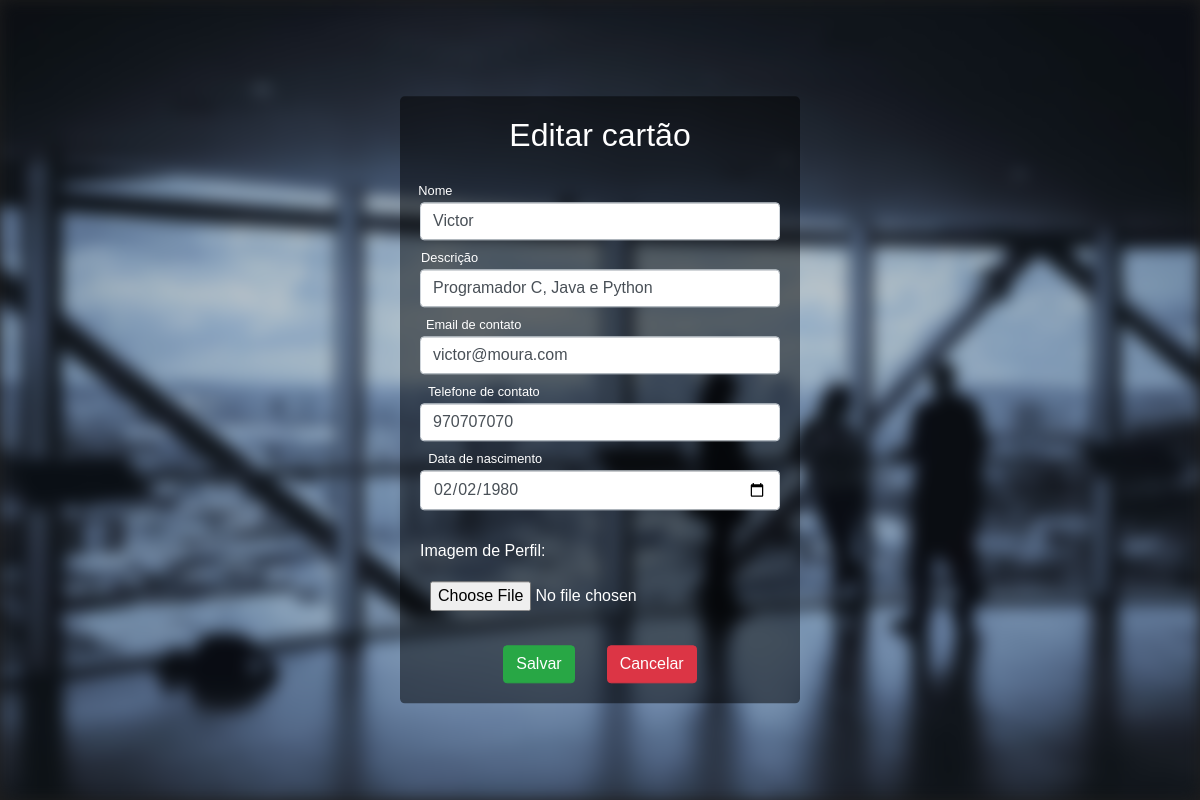
Before: /cards/edit_card/2/ (signed in) with the older database file.
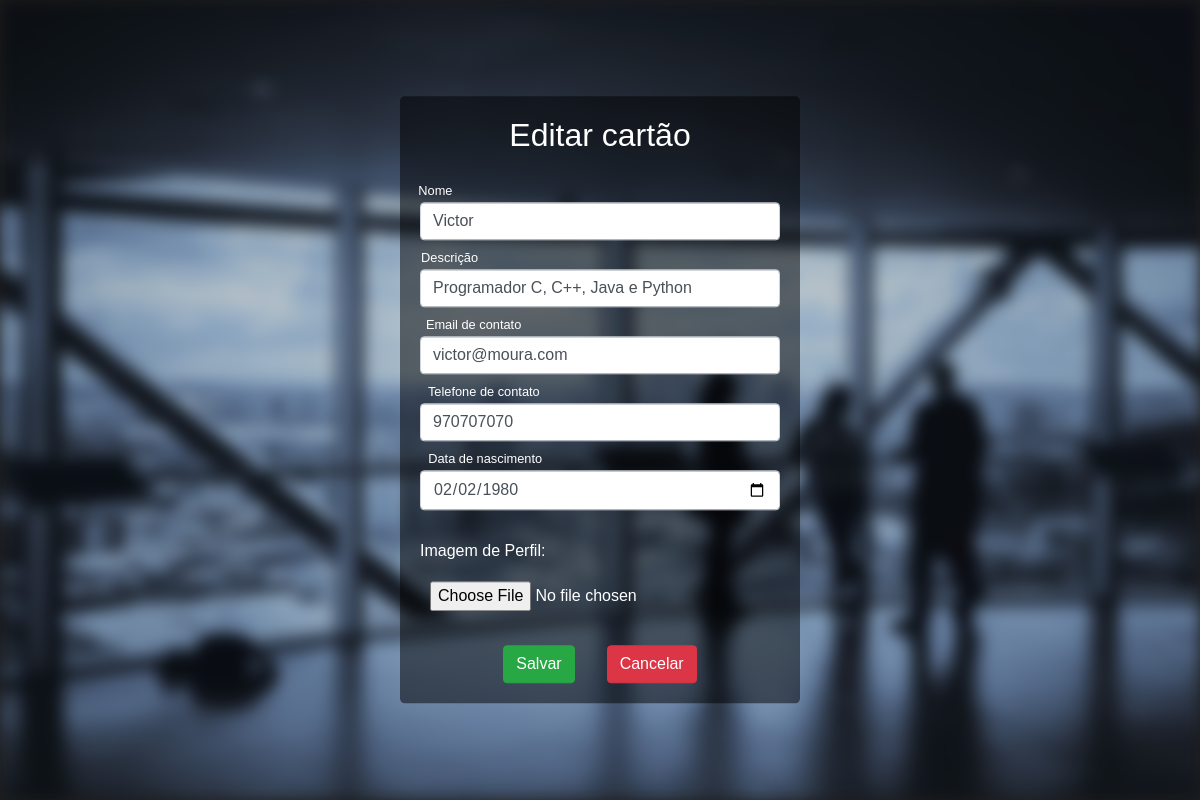
After: the same page with the newer database file.
### cards/models.py (models this page shows, shortened)
class Card(models.Model):
    name = models.CharField(max_length=255)
    description = models.CharField(max_length=255)
    profile_image = models.ImageField(max_length=255, upload_to='image')
    created_on = models.DateTimeField(auto_now_add=True)
    birthday = models.DateField(max_length=30)
    contact_email = models.EmailField(max_length=255)
    contact_phone = models.CharField(max_length=30)
    user = models.ForeignKey(User, on_delete=models.CASCADE, null=True)
    class Meta:
        ordering = ['created_on']

### cards/views.py (the view)
# urls.py: url(r'^edit_card/(?P<card_id>\d+)/$', edit_card, name='edit_card'),
def edit_card(request, card_id):
    cards = Card.objects.filter(id=card_id)
    if request.method == 'POST':
        card = cards[0]
        form = CardForm(request.POST, request.FILES)
        if form.is_valid():
            card.name = form.cleaned_data['name']
            card.description = form.cleaned_data['description']
            card.birthday = form.cleaned_data['birthday']
            card.contact_email = form.cleaned_data['contact_email']
            card.contact_phone = form.cleaned_data['contact_phone']
            if form.cleaned_data['profile_image'] is not None:
                card.profile_image = form.cleaned_data['profile_image']
            card.save()
            return redirect('/cards')
        return render(request, 'edit_card.html', {'card': cards[0]})
    else:
        return render(request, 'edit_card.html', {'card': cards[0]})

### cards/templates/edit_card.html (shortened to what this page needs)
{% extends 'base.html' %}
{% block content %}
<div class="background"></div>
{% if user.is_authenticated %}
    {% if user.id == card.user_id %}
    <div class="loginDiv jumbotron">
        <h2 class="login-title">Editar cartão</h2>
        <form class="loginForm" method="post" enctype="multipart/form-data">
            <div class="form-group row">
                <label class="form-cell col-sm-12">
                    <input type="text" class="form-control " id="name" name="name" placeholder=" " value="{{ card.name }}">
                    <span class="placeholder">Nome</span>
                </label>
            </div>
            <div class="form-group row">
                <label class="form-cell col-sm-12">
                    <input type="text" class="form-control" id="description" name="description" placeholder=" " value="{{ card.description }}">
                    <span class="placeholder">Descrição</span>
                </label>
            </div>
            <div class="form-group row">
                <label class="form-cell col-sm-12">
                    <input type="email" class="form-control" id="contact_email" name="contact_email" placeholder=" " value="{{ card.contact_email }}">
                    <span class="placeholder">Email de contato</span>
                </label>
            </div>
            <div class="form-group row">
                <label class="form-cell col-sm-12">
                    <input type="tel" class="form-control" id="contact_phone" name="contact_phone" placeholder=" " value="{{ card.contact_phone }}">
                    <span class="placeholder">Telefone de contato</span>
                </label>
            </div>
            <div class="form-group row">
                <label class="form-cell col-sm-12">
                    <input type="date" class="form-control" id="birthday" name="birthday" placeholder=" " value="{{card.birthday|date:"Y-m-d"}}">
                    <span class="placeholder">Data de nascimento</span>
                </label>
            </div>
            <div class="form-group row">
                <label class="form-cell col-sm-12">
                    <label for="img">Imagem de Perfil:</label>
                    <input type="file" id="profile_image" name="profile_image" accept="image/*">
                </label>
            </div>
            <div class="edit-buttons d-flex justify-content-center">
                <a href="{% url 'edit_card' card.id %}" class="card-button">
                   <input class="btn btn-success" type="submit" value="Salvar">
                </a>
                <button onclick="goBack()" class=" btn btn-danger card-button">Cancelar</button>
            </div>
        </form>
    </div>
    {% else %}
    <div class="loginDiv jumbotron">
        <h2 class="login-title">Você não tem permissão para editar esse cartão</h2>
        <a href="{% url 'card' card.id %}">Voltar</a>
    </div>
    {% endif %}
{% else %}
<div class="loginDiv jumbotron">
    <h2 class="login-title">Por favor faça o login para continuar</h2>
    <a href="{% url 'login' %}">Log In</a>
</div>
{% endif %}
{% endblock %}

### templates/base.html (shortened to what this page needs)
<!DOCTYPE html>
<html>
    <link href="//maxcdn.bootstrapcdn.com/bootstrap/4.0.0/css/bootstrap.min.css" rel="stylesheet" id="bootstrap-css">
    <link rel="stylesheet" href="https://stackpath.bootstrapcdn.com/font-awesome/4.7.0/css/font-awesome.min.css">
    {% load static %}
    <link rel="stylesheet" href="{% static 'css/styles.css' %}">
<head>
</head>
<body>
    {% block content %}
    {% endblock %}
</body>
</html>

### static/css/styles.css (style rules this page uses)
* { box-sizing: border-box; }
html, body { margin: 0; padding: 0; }
a { color: inherit; }
body { background-color:#1d1d1d !important; font-family: "Asap", sans-serif; color:#989898; font-size:16px; }
html, body { font-family: Abel, Arial, Verdana, sans-serif; }
.background { background-image: url("imgs/background.jpg"); filter: blur(8px); -webkit-filter: blur(8px); height: 100%; width: 100%; position: fixed; display: block; background-position: center; background-repeat: no-repeat; background-size: cover; }
.loginDiv { position: absolute; left: 50%; top: 50%; -webkit-transform: translate(-50%, -50%); transform: translate(-50%, -50%); padding: 20px; background-color: rgb(0,0,0); background-color: rgba(0,0,0, 0.5); color: white; }
.login-title { text-align: center; padding-bottom: 35px; }
.loginForm { width: 30vw; }
.form-cell { margin-top: 5px; position:relative; display:inline-block; }
.placeholder { padding: 7px 25px; pointer-events: none; position:absolute; left: 0; top: 0; transition: 0.2s; transition-timing-function: ease; transition-timing-function: cubic-bezier(0.25, 0.1, 0.25, 1); opacity:0.5; color: gray; }
input { padding: 10px; }
input:focus + .placeholder, input:not(:placeholder-shown) + .placeholder { opacity:1; transform: scale(0.8) translateY(-100%) translateX(-20px); color: white; }
.edit-buttons .card-button { margin: 0 1rem; }

Changed rows visible on the page:
changed Card "Victor": description "Programador C, Java e Python" → "Programador C, C++, Java e Python"
